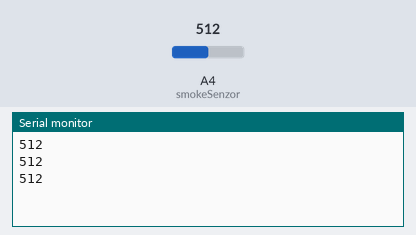
This sketch was run on a simulated Arduino Uno, built with avr-gcc and run on an emulated ATmega328P. Shown: the last lines printed to the serial monitor. The test bench sets the inputs (shaded band); at power-on: A4 (smokeSenzor) = 512.

Above: at 1.3 s.
1.4 s: A4 (smokeSenzor) set to 716
At 1.9 s:
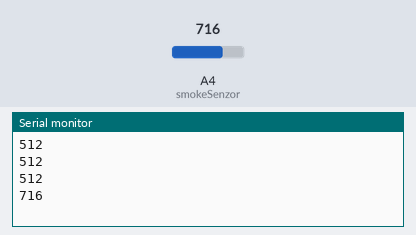
2.9 s: A4 (smokeSenzor) set to 900
At 3.3 s:
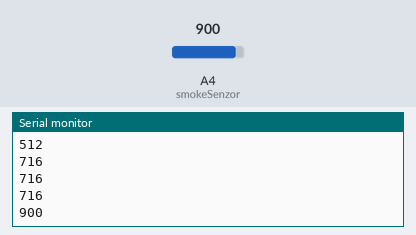
Timing chart, 0 to 5.9 s (numbered marks = the images above; inputs shaded):
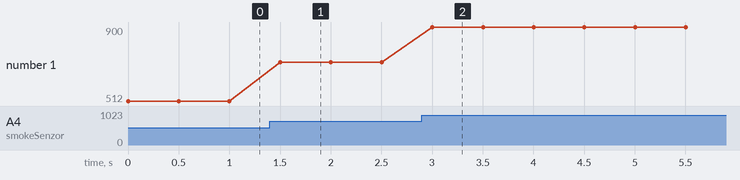

Measured:
- after the input at 1.4 s, the serial monitor: prints a new line after 0.10 s (image 1)
- after the input at 2.9 s, the serial monitor: prints a new line after 0.10 s (image 2)
- plotted number 1: 512 → 716 after the input at 1.4 s, 716 → 900 after the input at 2.9 s

The sketch:

code-envision.ino
```cpp
const int smokeSenzor = 4;
const int totalparticles = 1000000;
void setup() {
  Serial.begin(115200);
}
void loop() {
  int digitalNumber = analogRead(smokeSenzor);
  // double percentage= (double) digitalNumber*100/totalparticles;
  Serial.println(digitalNumber);
  delay(500);
}
```
